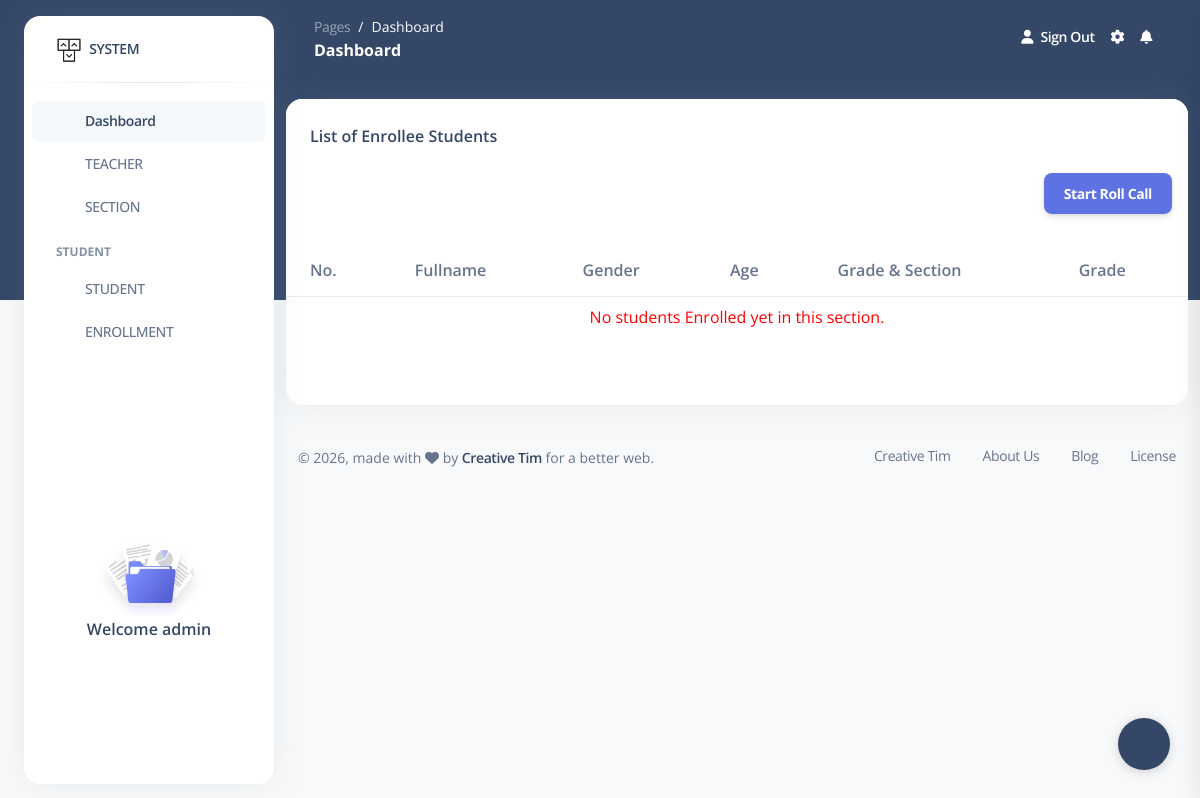
/2f955d85d1a5499981d37fe4316fb133/section_student_list/ (signed in), run on an earlier commit of the app's database.
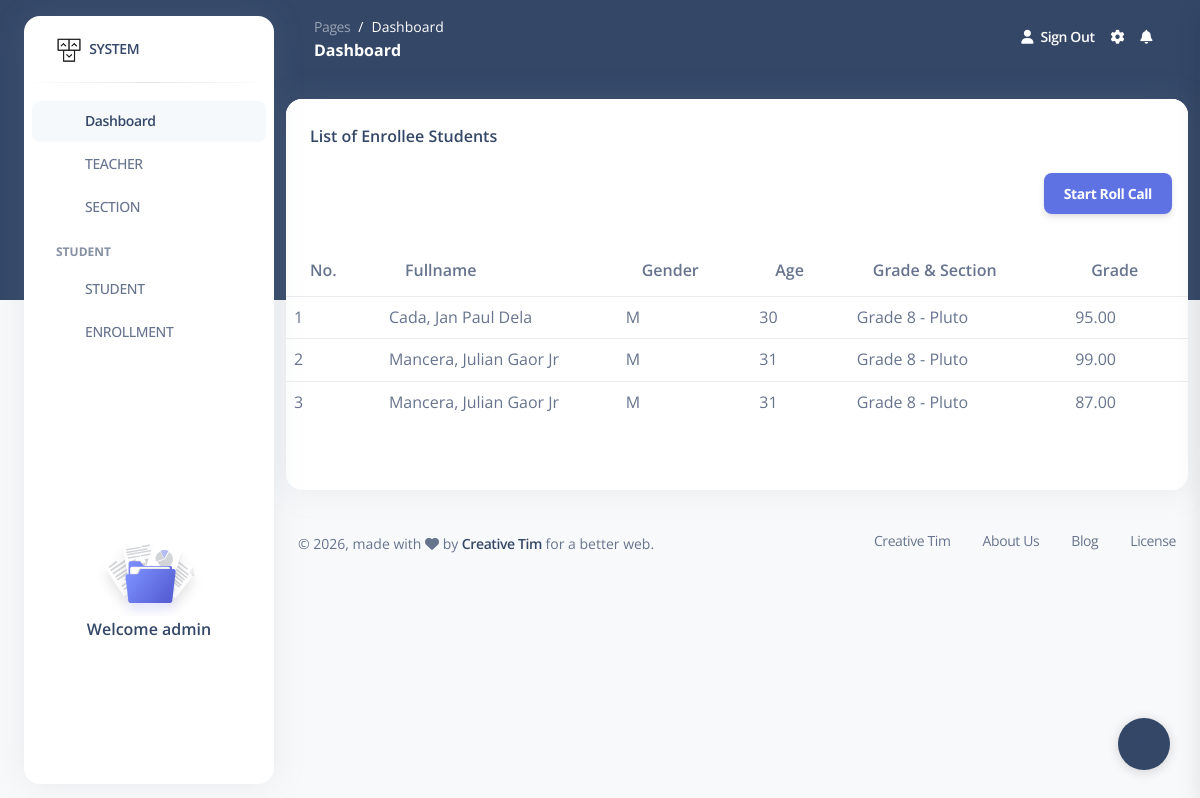
And on a later commit of the database.
### enrollment/models.py (models this page shows, shortened)
class Enrollment(models.Model):
    enrollment_id = models.UUIDField(primary_key = True, default = uuid.uuid4, editable = False)
    student = models.ForeignKey(Student, on_delete=models.RESTRICT)
    section = models.ForeignKey(Section, on_delete=models.SET_NULL, null=True, blank=True)
    date_enrolled = models.DateField(auto_now_add=True)
    status = models.CharField(max_length=20, choices=STATUS_CHOICES, default='enrollee')
    school_year = models.CharField(max_length=10,null=True, blank=True)
    prev_grade =   models.CharField(max_length=2,default=0)
    grade = models.DecimalField(max_digits=5, decimal_places=2, null=True, blank=True)
    class Meta:
        constraints = [
            models.UniqueConstraint(fields=['student', 'grade','prev_grade'], name='unique_student_grade')
        ]

class Student(models.Model):
    student_id = models.UUIDField(primary_key = True, default = uuid.uuid4, editable = False)
    lrn_no = models.CharField(max_length=50,unique=True, blank=True, null=True)
    first_name = models.CharField(max_length=100)
    middle_name = models.CharField(max_length=50)
    last_name = models.CharField(max_length=100)
    ext_name = models.CharField(max_length=20)
    date_of_birth = models.DateField()
    gender = models.CharField(max_length=1, choices=GENDER_CHOICES)
    address = models.TextField()
    contact_number = models.CharField(max_length=20,default=0,blank=True)
    email = models.EmailField(blank=True,null=True)
    class Meta:
        constraints = [
            models.UniqueConstraint(
                fields=['first_name','middle_name','ext_name', 'last_name', 'date_of_birth'],
                name='unique_student_identity'
            )
        ]
    @property
    def age(self):
        today = date.today()
        dob = self.date_of_birth
        age = today.year - dob.year
        if (today.month, today.day) < (dob.month, dob.day):
            age -= 1
        return age

class Section(models.Model):
    section_id = models.UUIDField(primary_key = True, default = uuid.uuid4, editable = False)
    grade_level = models.ForeignKey(GradeLevel, on_delete=models.CASCADE,null=True, blank=True)
    section_name = models.CharField(max_length=20)  # e.g GRADE 7
    instructor = models.ForeignKey(Instructor, on_delete=models.CASCADE,null=True, blank=True)
    semester = models.CharField(max_length=20,null=True, blank=True)
    room = models.CharField(max_length=20,default="N/A")

class GradeLevel(models.Model):
    grade_id = models.UUIDField(primary_key = True, default = uuid.uuid4, editable = False)
    grade_no = models.CharField(max_length=5,unique=True)

### enrollment/views/section.py (the view)
# urls.py: path('<str:sec_id>/section_student_list/', section.section_student_list, name='section_student_list'),
@login_required(login_url='login')
def section_student_list(request,sec_id):
    current_year = datetime.now().year
    sc =  f"{current_year}-{current_year+1}"
    students = Enrollment.objects.filter(section=sec_id,school_year=sc,status='enrolled').order_by('student__last_name')
    current_year = datetime.now().year
    students_data = [
        {
            "id": i.student.student_id,
            "last_name": i.student.last_name,
            "first_name": i.student.first_name,
            "gender": i.student.gender,
            "age": i.student.age,
            "grade_no": i.section.grade_level.grade_no,
            "section_name": i.section.section_name,
        }
        for i in students
    ]
    return render(request, 'enrollment/student/section_student_list.html',{'students':students,"students_data": students_data})

### enrollment/templates/enrollment/student/section_student_list.html (shortened to what this page needs)
{% extends 'dashboard.html' %}
{% load static %}
{% block content %}
<div class="row">
  <div class="col-12">
    <div class="card mb-4">
      <div class="card-header pb-0">
        <h6>List of Enrollee Students</h6>
      </div>
          <div class="m-3 text-end">
             <button class="btn btn-primary" data-bs-toggle="modal" data-bs-target="#rollCallModal">
                Start Roll Call
              </button>
            </div>
      <div class="card-body px-0 pt-0 pb-2">
        <div class="table-responsive p-0">
          <table class="table align-items-center mb-0">
            <thead>
              <tr>
                <th>No.</th>
                <th>Fullname</th>
                <th>Gender</th>
                <th>Age</th>
                <th>Grade & Section</th>
                <th>Grade</th>
              </tr>
            </thead>
            <tbody>
            {% for i in students %}
                  <tr>
                    <td>{{ forloop.counter }}</td>
                    <td>{{ i.student.last_name }}, {{ i.student.first_name }} {{ i.student.middle_name }} {{ i.student.ext_name }}</td>
                    <td>{{ i.student.gender }}</td>
                    <td>{{ i.student.age }}</td>
                    <td>Grade {{ i.section.grade_level.grade_no }} - {{ i.section.section_name }}</td>
                    <td>{{ i.grade}}</td>
                  </tr>
              {% empty %}
                <tr>
                  <td colspan="6"><center><font color="red">No students Enrolled yet in this section.</font></center></td>
                </tr>
              {% endfor %}
            </tbody>
          </table>
        </div>
        <hr>
      </div>
      <br>
    </div>
  </div>
</div>
<link href="https://cdn.jsdelivr.net/npm/select2@4.1.0-rc.0/dist/css/select2.min.css" rel="stylesheet" />
{% endblock %}

### enrollment/templates/dashboard.html (shortened to what this page needs)
<!DOCTYPE html>
{% load static %}
<html lang="en">
<head>
 {% include 'includes/header_scripts.html' %}
</head>
<body class="g-sidenav-show   bg-gray-100">
   {% include 'includes/navigation.html' %}
  <main class="main-content position-relative border-radius-lg ">
    {% include 'includes/nav_top.html' %}
    <div class="container-fluid py-4">
      {% block content %}
      {% endblock %}
            {% include 'includes/footer.html' %}
    </div>
  </main>
  {% include 'includes/settings.html' %}
</body>
</html>

### enrollment/templates/includes/header_scripts.html (shortened to what this page needs)
{% load static %}
  <link href="https://demos.creative-tim.com/argon-dashboard-pro/assets/css/nucleo-icons.css" rel="stylesheet" />
  <link href="https://demos.creative-tim.com/argon-dashboard-pro/assets/css/nucleo-svg.css" rel="stylesheet" />
  <link id="pagestyle" href="{% static 'css/argon-dashboard.css' %}?v=2.1.0" rel="stylesheet" />

### enrollment/templates/includes/navigation.html (shortened to what this page needs)
{% load static %}
<aside class="sidenav bg-white navbar navbar-vertical navbar-expand-xs border-0 border-radius-xl my-3 fixed-start ms-4 " id="sidenav-main">
    <div class="sidenav-header">
      <a class="navbar-brand m-0" href=" https://demos.creative-tim.com/argon-dashboard/pages/dashboard.html " target="_blank">
        <img src="{% static 'img/logo-ct-dark.png' %}" width="26px" height="26px" class="navbar-brand-img h-100" alt="main_logo">
        <span class="ms-1 font-weight-bold">SYSTEM</span>
      </a>
    </div>
    <hr class="horizontal dark mt-0">
    <div class="collapse navbar-collapse  w-auto " id="sidenav-collapse-main">
      <ul class="navbar-nav">
        <li class="nav-item">
          <a class="nav-link active" href="/">
            <div class="icon icon-shape icon-sm border-radius-md text-center me-2 d-flex align-items-center justify-content-center">
            </div>
            <span class="nav-link-text ms-1">Dashboard</span>
          </a>
        </li>
        <li class="nav-item">
          <a class="nav-link " href="{% url 'teacher_view' %}">
            <div class="icon icon-shape icon-sm border-radius-md text-center me-2 d-flex align-items-center justify-content-center">
            </div>
            <span class="nav-link-text ms-1">TEACHER</span>
          </a>
        </li>
          <li class="nav-item">
          <a class="nav-link " href="{% url 'section_view' %}">
            <div class="icon icon-shape icon-sm border-radius-md text-center me-2 d-flex align-items-center justify-content-center">
            </div>
            <span class="nav-link-text ms-1">SECTION</span>
          </a>
        </li>
        <li class="nav-item mt-3">
          <h6 class="ps-4 ms-2 text-uppercase text-xs font-weight-bolder opacity-6">STUDENT</h6>
        </li>
        <li class="nav-item">
          <a class="nav-link " href="{% url 'student_view' %}">
            <div class="icon icon-shape icon-sm border-radius-md text-center me-2 d-flex align-items-center justify-content-center">
            </div>
            <span class="nav-link-text ms-1">STUDENT</span>
          </a>
        </li>
        <li class="nav-item">
          <a class="nav-link " href="{% url 'enrollment_create'%}">
            <div class="icon icon-shape icon-sm border-radius-md text-center me-2 d-flex align-items-center justify-content-center">
            </div>
            <span class="nav-link-text ms-1">ENROLLMENT</span>
          </a>
        </li>
      </ul>
    </div>
    <div class="sidenav-footer mx-3 ">
      <div class="card card-plain shadow-none" id="sidenavCard">
        <img class="w-50 mx-auto" src="{% static 'img/illustrations/icon-documentation.svg' %}" alt="sidebar_illustration">
        <div class="card-body text-center p-3 w-100 pt-0">
          <div class="docs-info">
            <h6 class="mb-0">Welcome {{ user }}</h6>
          </div>
        </div>
      </div>
    </div>
  </aside>

### enrollment/templates/includes/nav_top.html (shortened to what this page needs)
 {% load static %}
 <nav class="navbar navbar-main navbar-expand-lg px-0 mx-4 shadow-none border-radius-xl " id="navbarBlur" data-scroll="false">
      <div class="container-fluid py-1 px-3">
        <nav aria-label="breadcrumb">
          <ol class="breadcrumb bg-transparent mb-0 pb-0 pt-1 px-0 me-sm-6 me-5">
            <li class="breadcrumb-item text-sm"><a class="opacity-5 text-white" href="javascript:;">Pages</a></li>
            <li class="breadcrumb-item text-sm text-white active" aria-current="page">Dashboard</li>
          </ol>
          <h6 class="font-weight-bolder text-white mb-0">Dashboard</h6>
        </nav>
        <div class="collapse navbar-collapse mt-sm-0 mt-2 me-md-0 me-sm-4" id="navbar">
          <ul class="navbar-nav  justify-content-end">
            <li class="nav-item d-flex align-items-center">
              <a href="{% url 'logout' %}" class="nav-link text-white font-weight-bold px-0">
                <i class="fa fa-user me-sm-1"></i>
                <span class="d-sm-inline d-none">Sign Out</span>
              </a>
            </li>
            <li class="nav-item px-3 d-flex align-items-center">
              <a href="javascript:;" class="nav-link text-white p-0">
                <i class="fa fa-cog fixed-plugin-button-nav cursor-pointer"></i>
              </a>
            </li>
            <li class="nav-item dropdown pe-2 d-flex align-items-center">
              <a href="javascript:;" class="nav-link text-white p-0" id="dropdownMenuButton" data-bs-toggle="dropdown" aria-expanded="false">
                <i class="fa fa-bell cursor-pointer"></i>
              </a>
            </li>
          </ul>
        </div>
      </div>
    </nav>

### enrollment/templates/includes/footer.html (shortened to what this page needs)
<footer class="footer pt-3  ">
        <div class="container-fluid">
          <div class="row align-items-center justify-content-lg-between">
            <div class="col-lg-6 mb-lg-0 mb-4">
              <div class="copyright text-center text-sm text-muted text-lg-start">
                © ,
                made with <i class="fa fa-heart"></i> by
                <a href="https://www.creative-tim.com" class="font-weight-bold" target="_blank">Creative Tim</a>
                for a better web.
              </div>
            </div>
            <div class="col-lg-6">
              <ul class="nav nav-footer justify-content-center justify-content-lg-end">
                <li class="nav-item">
                  <a href="https://www.creative-tim.com" class="nav-link text-muted" target="_blank">Creative Tim</a>
                </li>
                <li class="nav-item">
                  <a href="https://www.creative-tim.com/presentation" class="nav-link text-muted" target="_blank">About Us</a>
                </li>
                <li class="nav-item">
                  <a href="https://www.creative-tim.com/blog" class="nav-link text-muted" target="_blank">Blog</a>
                </li>
                <li class="nav-item">
                  <a href="https://www.creative-tim.com/license" class="nav-link pe-0 text-muted" target="_blank">License</a>
                </li>
              </ul>
            </div>
          </div>
        </div>
      </footer>

### enrollment/templates/includes/settings.html (shortened to what this page needs)
  {% load static %}
  <div class="fixed-plugin">
    <a class="fixed-plugin-button text-dark bg-dark position-fixed px-3 py-2">
      <i class="fa fa-cog py-2"> </i>
    </a>
  </div>

What changed in the data, as far as the page shows it:
added Enrollment: student.last_name "Cada", student.first_name "Jan Paul", student.middle_name "Dela", student.gender "M", student.age "30", section.grade_level.grade_no "8", section.section_name "Pluto", grade "95.00"
added Enrollment: student.last_name "Mancera", student.first_name "Julian", student.middle_name "Gaor", student.ext_name "Jr", student.gender "M", student.age "31", section.grade_level.grade_no "8", section.section_name "Pluto", grade "99.00"
added Enrollment: student.last_name "Mancera", student.first_name "Julian", student.middle_name "Gaor", student.ext_name "Jr", student.gender "M", student.age "31", section.grade_level.grade_no "8", section.section_name "Pluto", grade "87.00"
Also different on the page:
text no longer shown: "No students Enrolled yet in this section."
